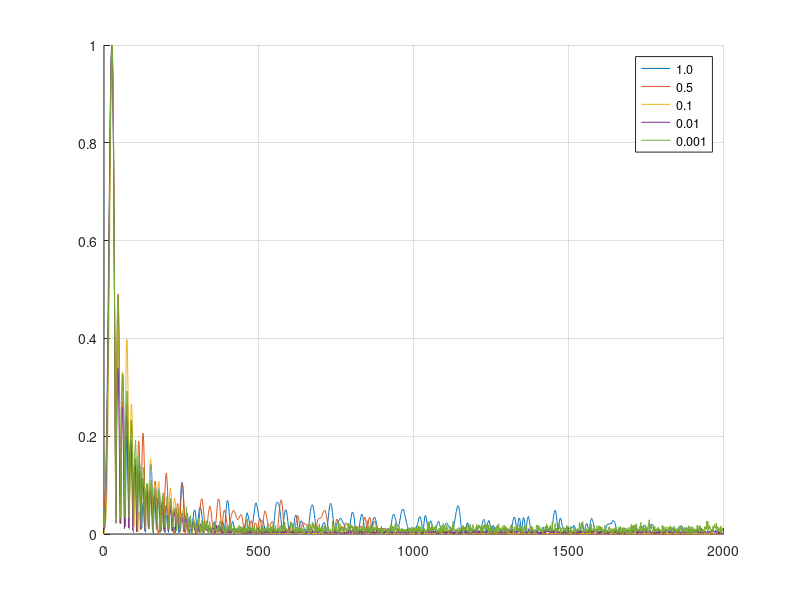

Write MATLAB code to recreate this figure.
close all
clear all

fid=fopen("shiftedCompleto.dat",'rb');
completo=fread(fid,'double');

fid=fopen("shiftedRaf0_5.dat",'rb');
raf0_5=fread(fid,'double');

fid=fopen("shiftedRaf0_1.dat",'rb');
raf0_1=fread(fid,'double');

fid=fopen("shiftedRaf0_01.dat",'rb');
raf0_01=fread(fid,'double');

fid=fopen("shiftedRaf0_001.dat",'rb');
raf0_001=fread(fid,'double');

%load('completo.mat')
%load('raf0_5.mat')
%load('raf0_1.mat')
%load('raf0_01.mat')
%load('raf0_001.mat')

%f = fopen ("shiftedcompleto.dat", 'wb');
%v = fwrite (f, completo,'double');
%fclose (f);

%f = fopen ("raf0_5.dat", 'wb');
%v = fwrite (f, raf0_5,'double');
%fclose (f);

%f = fopen ("raf0_1.dat", 'wb');
%v = fwrite (f, raf0_1,'double');
%fclose (f);

%f = fopen ("raf0_01.dat", 'wb');
%v = fwrite (f, raf0_01,'double');
%fclose (f);

%f = fopen ("raf0_001.dat", 'wb');
%v = fwrite (f, raf0_001,'double');
%fclose (f);


%%%%%normalize

completo = completo / max(completo);
raf0_5 = raf0_5 / max(raf0_5);
raf0_1 = raf0_1/ max(raf0_1);
raf0_01 = raf0_01/ max(raf0_01);
raf0_001 = raf0_001/ max(raf0_001);




figure
hold on
grid on
hplot1 = plot((completo), 'DisplayName', '1.0');
hplot2 = plot((raf0_5), 'DisplayName', '0.5');
hplot3 = plot((raf0_1), 'DisplayName', '0.1');
hplot4 = plot((raf0_01), 'DisplayName', '0.01');
hplot5 = plot((raf0_001), 'DisplayName', '0.001');

hold off

legend([hplot1, hplot2,hplot3, hplot4,hplot5]);